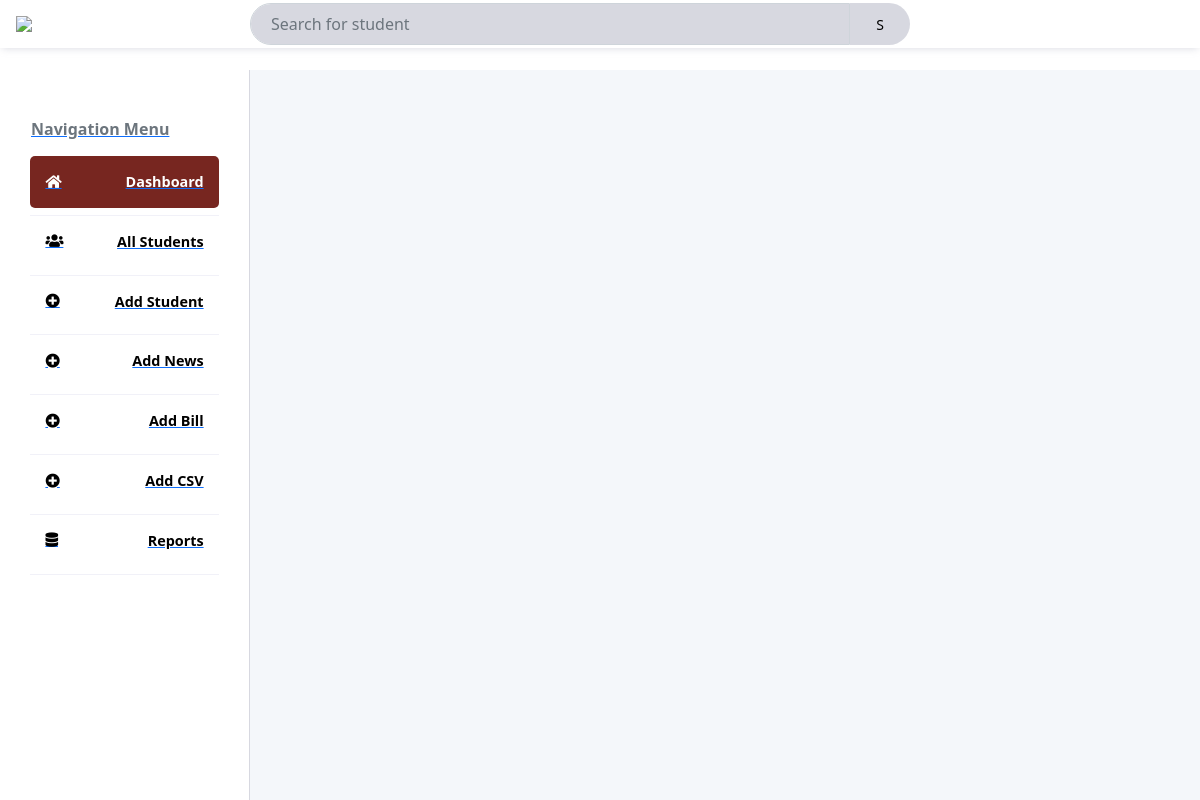
The app's page /bills, older data.
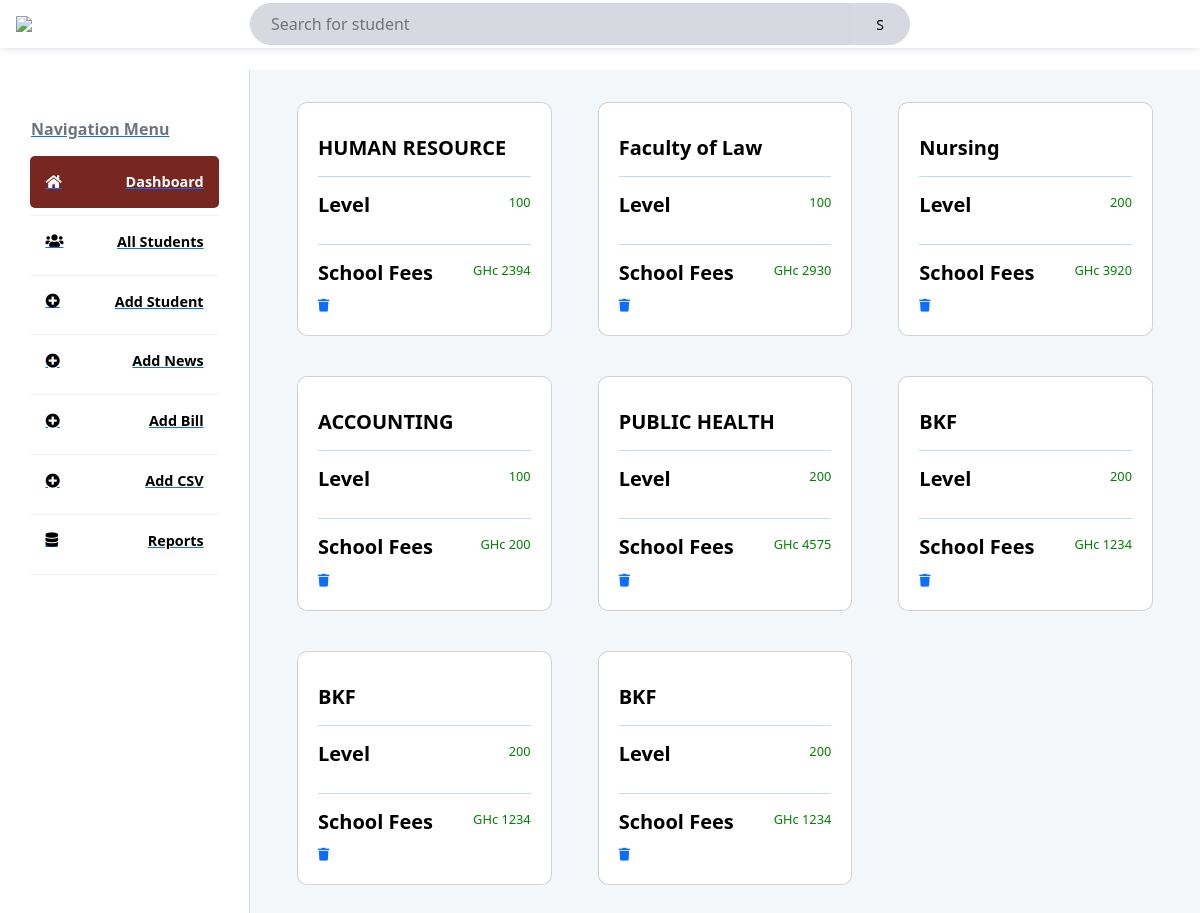
The same page, newer data.
### app.py (models this page shows, shortened)
class Program(db.Model,UserMixin):
    id= db.Column(db.Integer, primary_key=True)
    name=db.Column(db.String)
    school =db.Column(db.String)
    department =db.Column(db.String)

### app.py (the view)
@app.route('/bills')
def bills():
    student=Program.query.order_by(Program.id.desc()).all()
    print(current_user)
    return render_template("bills.html", student=student)

### forms.py
class Search(FlaskForm):
    searched = StringField('Searched', validators=[DataRequired()])
    submit = SubmitField('Search')

### app.py (called while the page is built)
@app.context_processor
def base():
    form=Search()
    return dict(form=form)

### templates/bills.html (shortened to what this page needs)
{% extends 'admin.html' %}
{% block body %}
<aside class="admin__aside">
    <div class="tabContaine">
        <a href="/newdash"> <div class="tabButton"  style="background-color:#fff; padding:15px; border-radius:5px; color:#000;"><span class="text-muted" >Navigation Menu</span></div></a>
        <div class="tabContainer">
            <a href="/newdash"> <div class="tabButton" style="background-color:#772620;  padding:15px; border-radius:5px; color:#fff;"><i class="fas fa-home"></i><span>Dashboard</span></div></a>
        </div>
    <div class="tabContainer">
        <a href="/profile"> <div class="tabButton" style="background-color:#fff; padding:15px; border-radius:5px; color:#000;"><i class="fas fa-users"></i><span>All Students</span></div></a>
    </div>
    <div class="tabContainer">
        <a href="/addalumni"><div class="tabButton" style="background-color:#fff; padding:15px; text-decoration:none; border-radius:5px; color:#000;"><i class="fas fa-plus-circle"></i><span>Add Student</span></div></a>
    </div>
    <div class="tabContainer">
        <a href="/addnews"><div class="tabButton" style="background-color:#fff; padding:15px; border-radius:5px; color:#000;"><i class="fas fa-plus-circle"></i><span>Add News</span></div></a>
    </div>
    <div class="tabContainer">
        <a href="/addbill"><div class="tabButton" style="background-color:#fff; padding:15px; border-radius:5px; color:#000;"><i class="fas fa-plus-circle"></i><span>Add Bill</span></div></a>
    </div>
    <div class="tabContainer">
        <a href="#"><div class="tabButton" style="background-color:#fff; padding:15px; border-radius:5px; text-decoration:none; color:#000;"><i class="fas fa-plus-circle"></i><span>Add CSV</span></div></a>
    </div>
    <div class="tabContainer">
        <a href="/report"> <div class="tabButton" style="background-color:#fff; padding:15px; border-radius:5px; color:#000"><i class="fa fa-database"></i><span>Reports</span></div></a>
        <div class="tabButtonBorder"></div>
    </div>
</aside>
<main class="admin__main">
    <div class="searchResults">
        {%for user in student%}
        <div class="col-md-12 col-12" style=" border-radius:10px; ">
            <a style="text-decoration: none;" href="">
            <div class="card space" style="margin-bottom: 3vh;border-radius:10px;  padding: 10px;  border-radius: 10px;">
                 <div style="background-color:#fff;#772620; border-radius:10px;  padding: 10px; ">
                  <h6 style="color: black; font-size:20px;" ><b>{{user.school}}</b></h6>
                  <hr>
                  <div style="display: flex; justify-content: space-between;">
                    <h5 style="color: black; ">  <b>Level</b></h5>
                   <p style=" color:green;">{{user.name}}</p>
                  </div>
                  <hr>
                  <div style="display: flex; justify-content: space-between;">
                    <h5 style="color: black; "><b> School Fees</b></h5>
                   <p style=" color:green;">GHc {{user.department}}</p>
                  </div>
                  <a href="/deleteusers/{{user.id}}"><i class="fa fa-trash" aria-hidden="true"></i></a>
                </div>
            </div>
            </a>
          </div>
        {% endfor %}
    </div>
</main>
    {%endblock body%}

Row changes from the older to the newer data that the page shows:
added Program: school "HUMAN RESOURCE", name "100", department "2394"
added Program: school "Faculty of Law", name "100", department "2930"
added Program: school "Nursing", name "200", department "3920"
added Program: school "ACCOUNTING", name "100", department "200"
added Program: school "PUBLIC HEALTH", name "200", department "4575"
added Program: school "BKF", name "200", department "1234"
added Program: school "BKF", name "200", department "1234"
added Program: school "BKF", name "200", department "1234"
